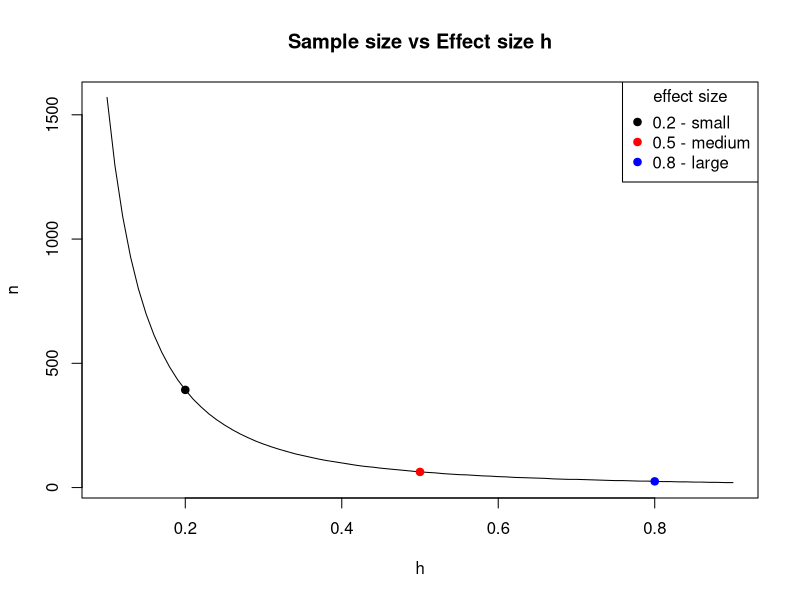
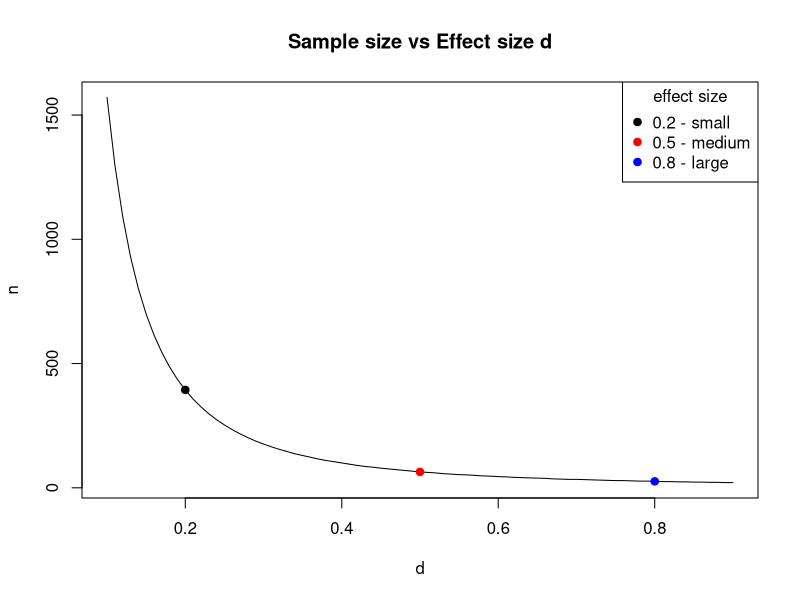
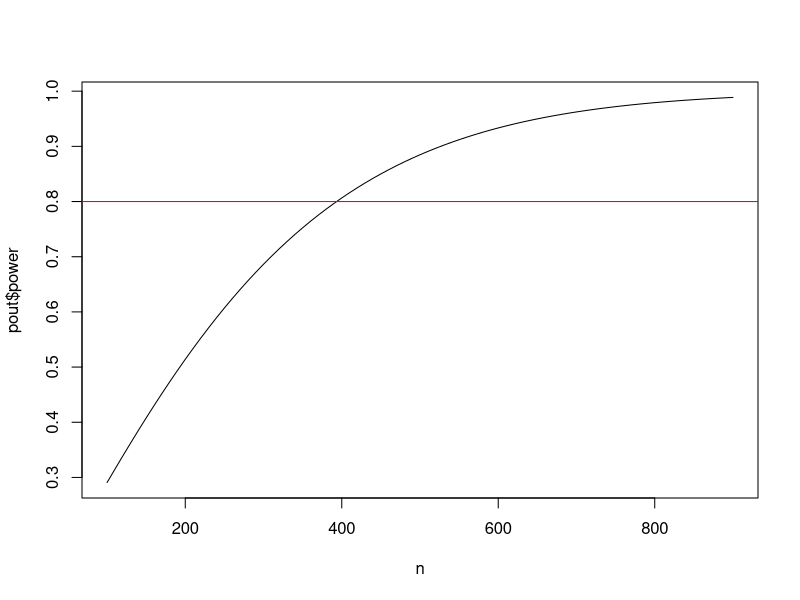
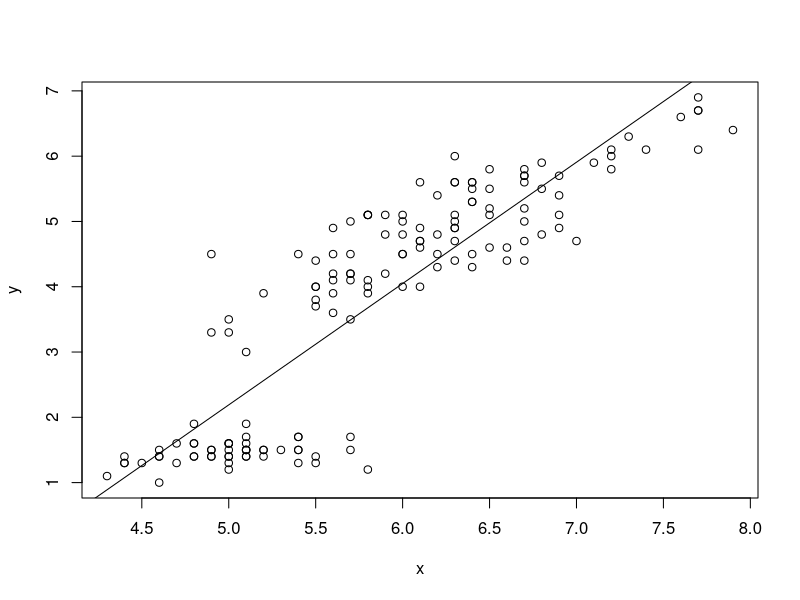

The R script that drew these images, in order:
# Clay Ford
# Power and Sample Size Analysis
# Spring 2016
# UVa StatLab

# Power and sample size calculations for various statistical tests using the
# "pwr" package and a few built-in R functions


# install.packages("pwr")
library(pwr)


# pwr.p.test --------------------------------------------------------------

# one-sample test for proportions  (ES=h) 

# When we want to test if a proportion is equal to some hypothesized value 
# versus a null value, such as random chance, or 0.5. Notice it requires an
# effect size expressed as "h". Use the ES.h() function for this.

# This applies to our name tag example. Say we think people place name tags on 
# the left side of their chest 65% percent of the time versus random chance
# (50%). What sample size do we need to show this assuming a significance level
# (Type I error) of 0.05 and a desired power of 0.80?

# The effect size is .65 - .50 = .15. But notice that .16 - .01 = .15 as well. 
# The absolute differences are equal but notice their ratios:

0.65/0.50
0.16/0.01

# A difference of 0.16 and 0.01 is more dramatic than 0.65 and 0.50. Because of 
# this the difference 0.65 vs. 0.50 requires a larger sample size. Hence the
# need to calculate an effect size that reflects this. Using ES.h()

ES.h(p1 = 0.65, p2 = 0.50)
ES.h(p1 = 0.16, p2 = 0.01) # larger effect size

# NOTE: the effect size is calculated using an arcsine transformation. Also, the
# "h" effect size ranges (practically) from about 0.05 to 2.7 in absolute value.

# In this particular statistical test, we want the p1 = alternative and p2 =
# Null: ES.h(p1 = 0.65, p2 = 0.50)

# How many people do I need to sample to reject the null of random chance (0.50)
# if the true proportion is 0.65, with 80% power and 0.05 significance?
h <- ES.h(p1 = 0.65, p2 = 0.50)
pwr.p.test(h = h, sig.level = 0.05, power = 0.80)

# About 85 people; always round up.

# The previous example assumed a two-sided test: Null = 0.5, Alt != 0.5. However
# our hypothesis is that the proportion is GREATER than 0.5, so we should modify
# our calculations to be one-sided. Our test is more powerful if we're willing
# to believe the alternative is "greater" than .50. Set alternative = "greater"
pwr.p.test(h = h, sig.level = 0.05, power = 0.80, alternative = "greater")

# Notice we need fewer people. 

# Say we think people place name tags on the left 75% percent of the time
# instead of 50%. What is the power of our test if we survey 30 people provided 
# we accept a significance level of 0.05? (Notice we can use the ES.h() function
# in pwr.p.test)
pwr.p.test(h = ES.h(p1 = 0.75, p2 = 0.50), n = 30, sig.level = 0.05)

# Again, notice the default is a "two.sided" test. This means we're simply
# testing that the alternative proportion is not 0.5. It could be lower or
# higher. Assuming "greater" increases the power:
pwr.p.test(h = ES.h(p1 = 0.75, p2 = 0.50), n = 30, sig.level = 0.05, 
           alternative = "greater")

# Equivalently we can think of one proportion being "less" than some value, say
# 0.25 versus random chance. Notice the effect is negative and resulting power is
# the same:
pwr.p.test(h = ES.h(p1 = 0.25, p2 = 0.50), n = 30, sig.level = 0.05, 
           alternative = "less")

# NOTE: Usually recommended to stick with the two-sided alternative.


# YOUR TURN!
# Say we think people place name tags on the left 70% percent of the time instead
# of 50%. What sample size do we need to show this assuming a significance level
# of 0.01, a desired power of 0.90, and a one-sided "greater" alternative?
pwr.p.test(h = ES.h(p1 = 0.70, p2 = 0.50), sig.level = 0.01, power = 0.90, 
           alternative = "greater")


# pwr.2p.test -------------------------------------------------------------

# two-sample test for proportions (ES=h) 

# We want to test if two proportions are equal. To use this function, we once 
# again need to calculate effect size using ES.h(). Or as we'll see, we can use
# the base R function, power.prop.test.

# EXAMPLE: Let's say I randomly sample male and female UVa undergrad students 
# and ask them if they consume alcohol at least once a week. My null hypothesis 
# is no difference in the proportion that answer yes. My alternative hypothesis 
# is that there is a difference. (two-sided; one gender has higher proportion, I
# don't know which.) I'd like to detect a difference as small as 5%. How many 
# students do I need to sample in each group if we want 80% power and a
# significance level of 0.05?

# Recall effect size depends on the two proportions we compare:
ES.h(p1 = 0.55, p2 = 0.50)
ES.h(p1 = 0.35, p2 = 0.30)
ES.h(p1 = 0.15, p2 = 0.10)

# 55% vs. 50%
pwr.2p.test(h = ES.h(p1 = 0.55, p2 = 0.50), sig.level = 0.05, power = .80)
# 35% vs. 30%
pwr.2p.test(h = ES.h(p1 = 0.35, p2 = 0.30), sig.level = 0.05, power = .80)
# 15% vs. 10%
pwr.2p.test(h = ES.h(p1 = 0.15, p2 = 0.10), sig.level = 0.05, power = .80)

# Sample size is per group. Always round sample size up.

# Base R has a function called power.prop.test that allows you to use the raw
# proportions in the function.
power.prop.test(p1 = 0.55, p2 = 0.50, sig.level = 0.05, power = .80)
power.prop.test(p1 = 0.35, p2 = 0.30, sig.level = 0.05, power = .80)
power.prop.test(p1 = 0.15, p2 = 0.10, sig.level = 0.05, power = .80)

# Notice the results are slightly different. It calculates effect size
# differently.

# If we don't have any preconceived estimates of proportions or don't feel
# comfortable making estimates, we can use a conventional effect size:
cohen.ES(test = "p", size = "small") # 0.2
cohen.ES(test = "p", size = "medium") # 0.5
cohen.ES(test = "p", size = "large") # 0.8


# Sample sizes for the conventional effects:
pwr.2p.test(h = 0.2, sig.level = 0.05, power = .80)
pwr.2p.test(h = 0.5, sig.level = 0.05, power = .80)
pwr.2p.test(h = 0.8, sig.level = 0.05, power = .80)

# Let's see how effect size affects sample size. The results of the pwr
# functions can be saved:
pout <- pwr.2p.test(h = 0.2, power = 0.80, sig.level = 0.05)
# Then various parts can be extracted:
str(pout)
pout$n
ceiling(pout$n) # round up

# We can also do this directly as follows:
ceiling(pwr.2p.test(h = 0.2, power = 0.80, sig.level = 0.05)$n)

# comparing effect size to sample size to help us get a feel for their
# relationship:

# generate a sequence of effect sizes
h <- seq(0.1, 0.9, 0.01)

# "apply" the pwr.p.test function to the effect sizes
n <- sapply(h, function(x)ceiling(pwr.2p.test(h = x, power = 0.80)$n))

# plot sample size vs. effect size
plot(h, n, type="l", main="Sample size vs Effect size h")

# add points representing "conventional" effect sizes
points(x = c(0.2,0.5,0.8), y = n[h %in% c(0.2,0.5,0.8)], 
       pch=19, cex=1, col=c("black","red","blue"))
legend("topright", legend = c("0.2 - small","0.5 - medium","0.8 - large"), 
       col = c("black","red","blue"), 
       pch = 19, title = "effect size")

# As we go below 0.2, the sample size takes off!

# What sample size do I need to detect effects of 0.2 and 0.1 with 80% power?
pwr.2p.test(h = 0.2, sig.level = 0.05, power = 0.8)
pwr.2p.test(h = 0.1, sig.level = 0.05, power = 0.8)

# YOUR TURN! Let's say we're only able to randomly sample 80 students (40 per 
# group). What's the power of our two-sided test test if we assume a small
# effect size of 0.2 and we set significance level to 0.05?
pwr.2p.test(h = 0.2, sig.level = 0.05, n = 40)


# pwr.2p2n.test -----------------------------------------------------------

# two-sample test for proportions, unequal sample sizes (ES=h) 

# This function allows us to calculate power when we have unequal sample sizes. 
# We can also use it to find a sample size for one group when we already know
# the size of the other. It has two "n" arguments: n1 and n2

# Let's return to our undergraduate survey of alcohol consumption. It turns out 
# we were able to survey 543 males and 675 females. What's the power of our
# test?

# I honestly have no idea if there would be a difference, or if there was, how
# big that difference would be. I also have no idea about what the proportions
# would be. In this case we could use a "conventional" effect size. (Small,
# Medium, or Large)

# Let's say we're interested in being able to detect a "small" effect size.

cohen.ES(test = "p", size = "small") # 0.2

# So instead of using ES.h() with guesses at p1 and p2, I can just use the
# effect size 0.2.
pwr.2p2n.test(h = 0.2, n1 = 543, n2 = 675, sig.level = 0.05)

# Let's say I previously surveyed 763 female undergraduates and found that p%
# said they consumed alcohol once a week. I'd like to survey some males and see
# if a significantly different proportion respond yes. How many do I need to
# sample to detect a small effect size in either direction with 80% power and a 
# significance level of 0.05?

pwr.2p2n.test(h = 0.2, n1 = 763, power = 0.8, sig.level = 0.05)
# or specify n2; it doesn't matter
pwr.2p2n.test(h = 0.2, n2 = 763, power = 0.8, sig.level = 0.05)



# pwr.t.test --------------------------------------------------------------

# one sample and two sample t tests for means (ES=d) 

# The effect size d is simply the difference in population means divided by the 
# standard deviation of either population (since they are assumed equal). Now we
# have to make a guess at the standard deviation!

# There is no function for effect size d. We have to calculate this ourselves.

# d = mean1 - mean2 / sd

# The cohen.ES function can return small, medium and large d values, which are
# 0.2, 0.5 and 0.8:
cohen.ES(test = "t", size = "small")
cohen.ES(test = "t", size = "medium")
cohen.ES(test = "t", size = "large")

# Two-sample t test

# EXAMPLE: I'm interested to know if there is a difference in the mean price of 
# what male and female students pay at the library coffee shop. Let's say I 
# randomly observe 30 male and 30 female students check out from the coffee shop
# and note their total purchase price. How powerful is this experiment if I want
# to detect a "medium" effect in either direction?

pwr.t.test(n = 30, d = 0.5, sig.level = 0.05) # n is per group

# How many do I need to observe for a test with 80% power?
pwr.t.test(d = 0.5, power = 0.80, sig.level = 0.05)

# What about a large effect?
pwr.t.test(n = 30, d = 0.8, sig.level = 0.05) # n is per group
pwr.t.test(d = 0.8, power = 0.8, sig.level = 0.05) 


# The default alternative is "two.sided". That is, we're looking for an effect 
# in either direction. We can specify the alternative as "greater" than 0 or
# "less" than 0. 

# alternative: greater than 0 (positive effect)
# what sample size do I need for 80% power and a medium effect?
pwr.t.test(d = 0.5, power = 0.80, sig.level = 0.05, alternative = "greater")

# alternative: less than 0 (negative effect)
# need to make the effect negative
# what sample size do I need for 80% power?
pwr.t.test(d = -0.5, power = 0.80, sig.level = 0.05, alternative = "less")

# Same sample size in either case. Again, in practice, probably best to conduct
# two-sided tests.

# EXAMPLE: Let's say we want to be able to detect a difference of at least 75
# cents in the mean purchase price. How can we convert that to an effect size?
# First we need to make a guess at the population standard deviation. If we have
# absolutely no idea, one rule of thumb is to take the difference between the 
# maximum and minimum values and divide by 4 (or 6). Let's say max is 10 and min
# is 1. So our guess at a standard deviation is 9/4 = 2.25. Therefore d is

d <- 0.75/2.25 # 0.333
pwr.t.test(d = d, power = 0.80, sig.level = 0.05)

# An effect size of 0.333 requires 143 per group 
# An effect size of 0.2 requires 394 per group.

# Let's see how effect size affects sample size. Create a plot of effect size
# versus required sample size for 80% power and 0.05 significance level:
d <- seq(0.1,0.9,0.01)
n <- sapply(d, function(x) ceiling(pwr.t.test(d = x, power = 0.80)$n))
plot(d,n,type="l", main="Sample size vs Effect size d")
points(x = c(0.2,0.5,0.8), y = n[d %in% c(0.2,0.5,0.8)], 
       pch=19, cex=1, col=c("black","red","blue"))
legend("topright", legend = c("0.2 - small","0.5 - medium","0.8 - large"), 
       col = c("black","red","blue"), 
       pch = 19, title = "effect size")

# We can see how crucial anticipated effect size is to determining sample size.

# If you don't like working with d, you can use the power.t.test function that 
# comes with base R. It allows you to specify "delta" (true difference in means)
# and "sd" (standard deviation):

power.t.test(delta = 0.75, sd = 2.25, sig.level = 0.05, power = 0.8)

# For any of the pwr functions we can provide multiple sample size values to get
# multiple power estimates. For example, let's see how power changes as we let n
# go from 100 to 500 by 100 using a "small" effect size of 0.2.

pwr.t.test(n = seq(100,500,100), d = 0.2, sig.level = 0.05)

# We can save this output and graph:
n <- seq(100,900,10)
pout <- pwr.t.test(n = n, d = 0.2, sig.level = 0.05)
plot(x = n, y = pout$power, type = "l")
abline(h = 0.8, col = "red")

# One-sample t-test

# To calculate power and sample size for one-sample t-test, I have to set the
# "type" argument to type = "one.sample"

# EXAMPLE: I think the average purchase price at the Library coffee shop is over
# $3 per student. My null is $3 or less; my alternative is greater than $3. If 
# the true average purchase price is $3.50, I would like to have 90% power to 
# declare my estimated average purchase price is greater than $3. How many 
# transactions do I need to observe assuming a significance level of 0.05? Let's
# say max purchase price is $10 and min is $1. So our guess at a standard
# deviation is 9/4 = 2.25. Therefore d is...

d <- 0.50/2.25
pwr.t.test(d = d, sig.level = 0.05, power = 0.90, alternative = "greater", 
           type = "one.sample")

# or with power.t.test:
power.t.test(delta = 0.50, sd = 2.25, power = 0.90, sig.level = 0.05, 
             alternative = "one.sided", type = "one.sample")

# Very important to remember type = "one.sample"

# What if I lower my significance level to 0.01?
pwr.t.test(d = d, sig.level = 0.01, power = 0.90, alternative = "greater", 
           type = "one.sample")

# Going to extremes...
pwr.t.test(d = d, sig.level = 0.001, power = 0.999, alternative = "greater", 
           type = "one.sample")

# Another type is "paired". A paired t-test is basically the same as a 
# one-sample t-test. Instead of one sample of individual observations, you have 
# one sample of pairs of observations, where you take the difference between 
# each pair to get a single sample of differences. These are commonly before and
# after measures on the same person.

# The effect size for a paired t-test can include correlation between the pairs 
# (This is because the pairs are dependent, not independent):

# d = (mean1 - mean2) / sd * sqrt(2 * (1 - r))   (Cohen, p. 48)

# Another definition of effect size for paired data (without correlation):

# d = (mean1 - mean2) / sd * sqrt(2)    (Dalgaard, p. 145)

# The second is more conservative and probably safer to use.

# Notice "paired" and "one.sample" return the same result, but the effect (d)
# means different things in each scenario.
pwr.t.test(d = 0.2, power = 0.90, type = "paired")
pwr.t.test(d = 0.2, power = 0.90, type = "one.sample")

power.t.test(delta = 0.75, sd = 3.75, power = 0.90, type = "paired")
power.t.test(delta = 0.75, sd = 3.75, power = 0.90, type = "one.sample")

# EXAMPLE: 24 high school boys are put on a ultraheavy rope-jumping program. 
# Does this increase their 40-yard dash time? We'll measure their 40 time before
# the program and after. We'll use a paired t-test to see if the difference in 
# times is greater than 0. Assume the standard deviation of the differences will
# be about 0.25. How powerful is the test to detect a difference of about 0.08
# with 0.05 significance?

pwr.t.test(n = 24, d = 0.08 / (0.25 * sqrt(2)), 
           type = "paired", alternative = "greater")

# or 
power.t.test(n = 24, delta = 0.08, sd = 0.25 * sqrt(2), 
             type = "paired", alternative = "one.sided")


# YOUR TURN! How many boys would I need to sample to detect a difference of 0.05
# in either direction with 80% power and the usual 0.05 significance level,
# assuming the standard deviation of the differences will be about 0.25?
pwr.t.test(d = 0.05 / (0.25 * sqrt(2)), power = 0.8, type = "paired")
power.t.test(delta = 0.05, sd = 0.25 * sqrt(2), power = 0.8, type = "paired")

# pwr.t2n.test ------------------------------------------------------------

# two sample t test for means, unequal sample sizes (ES=d) 

# Find power for a t-test with 28 in one group and 35 in the other group and a
# medium effect size. (sig.level defaults to 0.05.)
pwr.t2n.test(n1 = 28, n2 = 35, d = 0.5)

# Find n1 sample size when other group has 35, desired power is 0.80, effect 
# size is 0.5 and significance level is 0.05:
pwr.t2n.test(n2 = 35, d = 0.5, power = 0.8)



# pwr.chisq.test ----------------------------------------------------------

# chi-squared tests (ES=w)

# There are two chi-square tests this function addresses:

# 1. goodness of fit test
# 2. contingency test, or test for association

# In a goodness of fit test, a single dimension of proportions is tested against
# a prespecified set of proportions which constitutes the null hypothesis. 
# Rejecting the null means we have sufficient evidence to conclude the data 
# don't appear to "fit" the prespecified set of proportions. If we were hoping 
# to show our data "fit" the prespecified set of proportions, then failure to
# reject the Null is a good thing.

# In a contingency test, or test of association, a table of counts classified by
# two variables is tested against the expected table of counts given the two 
# variables are independent. Rejecting the null means the data appear to be 
# associated in some way.

# The pwr.chisq.test function requires specification of effect size "w". The
# effect size "w" differs depending on the test. The pwr package provides two 
# functions to calculate both versions:

# ES.w1	- goodness of fit
# ES.w2	- test for association

# In essence, the effect size w measures the discrepancy between null and 
# alternative proportions over the cells in a table. These formulas are provided
# in Chapter 7 of Cohen (1988).

# ES.w1(P0, P1)
# P0 - First set of k probabilities (null hypothesis)
# P1 - Second set of k probabilities (alternative hypothesis)

# ES.w2(P)
# P	- A two-way probability table (alternative hypothesis)

# As we can see calculating an effect size takes a bit of work. If you like, you
# can go with small, medium or large: 0.10, 0.30, 0.50

cohen.ES(test = "chisq", size = "small")
cohen.ES(test = "chisq", size = "medium")
cohen.ES(test = "chisq", size = "large")

# Finally, the pwr.chisq.test requires specifying degrees of freedom (df).

# goodness of fit: df = number of cells - 1
# test of association: (Var1 number of categories - 1) * (Var2 number of categories - 1)

# Let's work some examples!

# Goodness of fit

# EXAMPLE: (From Cohen, example 7.1) A market researcher is seeking to determine
# preference among 4 package designs. He arranges to have a panel of 100 
# consumers rate their favorite package design. He wants to perform a chi-square
# goodness of fit test against the null of equal preference (25% for each
# design) with a significance level of 0.05. What's the power of the test if 3/8
# of the population actually prefers one of the designs and the remaining 5/8
# are split over the other 3 designs?

# To calculate effect size, we need to create vectors of null and alternative
# proportions:
null <- rep(0.25, 4)
alt <- c(3/8, rep((5/8)/3, 3))
# Now use them in the effect size function
ES.w1(null,alt)

# To calculate power, specify effect size, N, and degrees of freedom (4-1).
pwr.chisq.test(w=ES.w1(null,alt), N=100, df=(4-1), sig.level=0.05)

# How many subjects do we need to achieve 80% power?
pwr.chisq.test(w=ES.w1(null,alt), df=(4-1), power=0.8, sig.level = 0.05)

# If our alternative is correct then we need to survey at least 131 people to
# detect this with 80% power.

# test of association

# EXAMPLE: I want to see if there's an association between gender and flossing
# teeth among UVa students. I randomly sample 100 students (male and female) and
# ask whether or not they floss daily. I want to carry out a chi-square test of 
# association to determine if there's an association between these two 
# variables. As usual I set my significance level to 0.05. To determine effect 
# size I need to propose an alternative hypothesis, which in this case is a 
# table of proportions. I propose the following:

#   Floss No Floss
# M   0.1      0.4
# F   0.2      0.3

prob <- matrix(c(0.10,0.20,0.40,0.30), ncol=2, 
               dimnames = list(c("M","F"),c("Floss","No Floss")))
prob

# Even proportion of male and female, but I want to detect if at least 10% more
# females floss.

# Now use the matrix to calculate effect size:
ES.w2(prob)

# We also need degrees of freedom.
# DF = (2 - 1) * (2 - 1) = 1

# And calculate power:
pwr.chisq.test(w = ES.w2(prob), N = 100, df = 1, sig.level = 0.05)

# How many students should I survey if I wish to achieve 90% power?
pwr.chisq.test(w = ES.w2(prob), power = 0.9, df = 1, sig.level = 0.05)

# Even though I constructed the matrix to show females flossing more often, the 
# results apply regardless of the direction of the association we might find. 
# With 221 people sampled and an effect of 0.218 truly present in the 
# population, we have 90% power to reject the null of no association between
# gender and flossing.

# If you don't suspect association in either direction, or you don't feel like
# building a matrix in R, you can go with a conventional effect size.

cohen.ES(test = "chisq", size = "small")
pwr.chisq.test(w = 0.1, N = 100, df = 1, sig.level = 0.05)
pwr.chisq.test(w = 0.1, power = 0.9, df = 1, sig.level = 0.05)


# pwr.r.test --------------------------------------------------------------

# correlation test (ES=r) 

# The correlation test allows us to test whether there is any linear 
# relationship between two continuous variables. In other words, can we reject
# the null hypothesis of the correlation coefficient being 0. 

# Here's an example of what appears to be a linear relationship. (Note: The iris
# dataset comes with R.)
head(iris)
x <- iris$Sepal.Length
y <- iris$Petal.Length
plot(x,y)

# The correlation is high. Recall correlation ranges from -1 to 1.
cor(x,y)

# We can fit a straight line to the data using simple linear regression:
lm(y ~ x)
coef(lm(y ~ x)) # just view coefficients

# and draw the fitted line
abline(lm(y ~ x))

# the slope of the line is related to the correlation coefficient:
coef(lm(y ~ x))[2] # slope
# same as...
cor(x, y) * sd(y)/sd(x)

# So testing if the correlation is 0 is the same as testing if the slope in the
# simple linear regression is 0.

# The nice thing about correlation is that it's already unitless, so we don't
# require a formula to calculate effect size.

# For what it's worth, here are suggested small, medium and large effect sizes:
cohen.ES(test = "r", size = "small")
cohen.ES(test = "r", size = "medium")
cohen.ES(test = "r", size = "large")

# EXAMPLE: Let's say I'm a web developer and I want to conduct an experiment 
# with one of my sites. I want to randomly select a group of people, ranging in 
# age from 18 - 65, and time them how long it takes them to complete a task, say
# locate some piece of information. I suspect there may be a "small" positive 
# linear relationship between time it takes to complete the task and age. How 
# many subjects do I need to detect this positive (ie, r > 0) relationship with
# 80% power and the usual 0.05 significance level?

pwr.r.test(r = 0.1, sig.level = 0.05, power = 0.8, alternative = "greater")

# The "arctangh transformation" approximates the normal distribution, which is 
# used in the power and sample size calculations.

# The default is a two-sided test. We specify alternative = "greater" since we 
# believe there is small positive effect. That is, our null is correlation <= 0
# vs the alternative that correlation is > 0. 

# What if I just want to detect a small effect in either direction (positive or
# negative correlation)? Use the default settings of "two.sided"
pwr.r.test(r = 0.1, sig.level = 0.05, power = 0.8, alternative = "two.sided")

# And what if I hypothesize a negative effect (decreased time as age increases)?
# We need to make the effect size negative and specify alternative = "less"
pwr.r.test(r = -0.1, sig.level = 0.05, power = 0.8, alternative = "less")

# Of course the number of subjects is the same as alternative = "greater".

# YOUR TURN:
# What's the power of my test if I recruit 50 people and I hypothesize a medium
# positive effect?
pwr.r.test(n = 50, r = 0.3, sig.level = 0.05, alternative = "greater")



# power.anova.test --------------------------------------------------------

# balanced one-way analysis of variance tests

# ANOVA, or Analysis of Variance, tests whether or not means differ between more
# than 2 groups. One-way means one explanatory variable. Balanced means we have
# equal sample size in each group. The null hypothesis is that the means are all
# equal.

# Let's start with the power.anova.test function that comes with base R. It's 
# easier to use than pwr.anova.test and does not require calculating an effect
# size.

# The power.anova.test function requires you to specify the number of groups, 
# the between group variance (between.var), and the within group variance
# (within.var), which we assume is the same for all groups.

# EXAMPLE: Let's say I'm a web developer and I'm interested in 3 web site 
# designs for a client. I'd like to know which design(s) help users find 
# information fastest, or which design requires the most time. I design an 
# experiment where I have 3 groups of randomly selected people use one of the 
# designs to find some piece of information and I record how long it takes. (All
# groups look for the same information.) How many people do I need in each group
# if I believe two of the designs will take 30 seconds and one will take 25
# seconds? Assume population standard deviation is 5 and that I desire power
# and significance levels of 0.8 and 0.05.

# The between group variance:
var(c(30, 30, 25))

# The within group variance (sd ^ 2):
5^2

power.anova.test(groups = 3, between.var = 8.3, within.var = 5^2, power = 0.8)


# The pwr.anova.test function requires you to provide an effect size. The effect
# size, f, for k groups is calculated as follows:

# f = sd_means / sd_populations

# Translation: standard deviation of the k means divided the common standard 
# deviation of the populations involved.

# Or just use conventional effect sizes: 0.1, 0.25, 0.4.

cohen.ES(test = "anov", size = "small")
cohen.ES(test = "anov", size = "medium")
cohen.ES(test = "anov", size = "large")

# Returning to example, How many people do I need in each group if I want to
# detect a medium effect with 80% power and a significance level of 0.05.
pwr.anova.test(k = 3, f = 0.25, sig.level = 0.05, power = 0.8)

# Or what's the power of my test to detect a medium effect if I get 50 for each
# group?
pwr.anova.test(k = 3, f = 0.25, sig.level = 0.05, n = 50)



# pwr.f2.test -------------------------------------------------------------

# test for the general linear model (ES=f2) 

# By "general linear model" we basically mean multiple regression. This is a 
# little tricky to use because not only do we have to supply an "effect size" 
# (f2), we also have to supply numerator (u) and denominator (v) degrees of 
# freedom instead of sample size. These last two refer to the F test that tests 
# whether all the model coefficients (except the intercept) are 0. We can also 
# think of this as a test that the proportion of variance explained by the model
# predictors is 0. 

# Example of F test using the stackloss data that comes with R. See ?stack.loss
head(stackloss)

# Regress stack.loss on the other 3 variables and view summary of results.
# Results of F test are last line in summary
summary(lm(stack.loss ~ ., data=stackloss))

# Multiple R-squared:  0.9136
# F-statistic:  59.9 on 3 and 17 DF,  p-value: 3.016e-09

# u = 3 (numerator DF)
# v = 17 (denominator DF)

# u is the number of coefficients you'll have in your model (again, minus the
# intercept).

# v is the number of error degrees of freedom. It equals n - u - 1. (17 = 21 - 3
# - 1) So if we want to determine sample size for a given power and effect size,
# we actually find v, which we then use to solve n = v + u + 1.


# The effect size is determined as follows:

# f2 = PV_s / PV_e

# where PV_s = proportion of variance explained by the predictors (signal) and
# PV_e = proportion of variance unexplained (error or noise)

# Another way to express this is 

# f2 = R-squared / (1 - R-squared)

# Where R-squared is the coefficient of determination, R^2. Also described as
# the "proportion of variance explained".

# To determine your effect size you hypothesize the proportion of variance your
# model explains, or the R-squared. For example, 0.45. This leads to an effect size of
0.45/(1 - 0.45) # ~0.81

# It should be noted we can reverse this. Given an effect size, we can determine
# R-squared as ES / (1 + ES)
0.81/(1 + 0.81) # ~0.45

# Again we have suggested small, medium and large effect sizes:

cohen.ES(test = "f2", size = "small") # 0.02
# R-squared:
0.02/(1 + 0.02) # 0.019

cohen.ES(test = "f2", size = "medium") # 0.15
# R-squared:
0.15/(1 + 0.15) # 0.130

cohen.ES(test = "f2", size = "large") # 0.35
# R-squared:
0.35/(1 + 0.35) # 0.259

# Obviously these are debatable! What's conventional in the behavioral and
# social sciences may not be in other fields.

# EXAMPLE: Let's say I'm hired to survey a company's workforce about job 
# satisfaction. I ask employees to rate their satisfaction on a scale from 1 
# (hating life) to 10 (loving life). I know there will be variability in the 
# answers, but I think two variables that will explain this variability are 
# salary and gender. In fact I think it will explain at least 30% (R^2 = .30) of
# the variance. How powerful is my "experiment" if I randomly recruit 40
# employees and accept a 0.05 significance level?

# Two predictors, so u = 2
# 40 subjects, so v = 40 - 2 - 1 = 37
# R^2 = .30, so effect size f2 = 0.3/(1 - 0.3)

pwr.f2.test(u = 2, v = 37, f2 = 0.3/(1 - 0.3), sig.level = 0.05)

# How many employees do I need to survey if I want to be able to detect at least
# 30% explained variance (R^2 = .30) with 80% power and the usual 0.05
# significance level? We have to find v and then derive n.

pwr.f2.test(u = 2, f2 = 0.3/(1 - 0.3), sig.level = 0.05, power = 0.8)
# now find n
23 + 2 + 1

# It's important to note that the alternative hypothesis here is that at least 
# one of the coefficients in my model is not 0. This doesn't mean we need at 
# least 26 subjects to have all coefficients significant. It just means 26 
# subjects gives us 80% chance of correctly detecting the effect of at least one
# of our predictors, provided one or more truly affect our response.

# Continuing with previous example, it would be of interest if having your own 
# office accounted for at least 5% beyond the variance explained by the model 
# with salary and gender. We could think of this as a 0/1 indicator in the model
# that takes the value 1 if an employee has his/her own office, and 0 otherwise.

# Call the office indicator variable set "B" and the others variable set 
# "A". We'd like to know the power of this regression for detecting the 
# contribution of B to the model with A. This is sometimes called a Partial F 
# test. We test if a set of predictors explain variance above and beyond a
# second set of predictors. The null is no contribution.

# The effect size for this test:
  
# f2 = (R^2_AB - R^2_A) / (1 - R^2_AB)

# R^2_AB is percent variance explained by variable sets A and B. R^2_A is 
# percent variance explained by variable set A.

# In this case, f2 = (0.35 - 0.30)/(1 - 0.35)
  
# How many employees would we need to survey to identify the office contribution
# to variance explained with 90% power and a signficance level of 0.05?

# u = number of variables in set "A"
# v = n - number of variables in sets "A" and "B" - 1

pwr.f2.test(u = 2, f2 = (0.35 - 0.30) /(1 - 0.35), sig.level = 0.05, power = 0.9)

# To calculate sample size:
# n = round(v) + number of variables in A & B + 1
165 + 3 + 1



# END WORKSHOP SCRIPT
